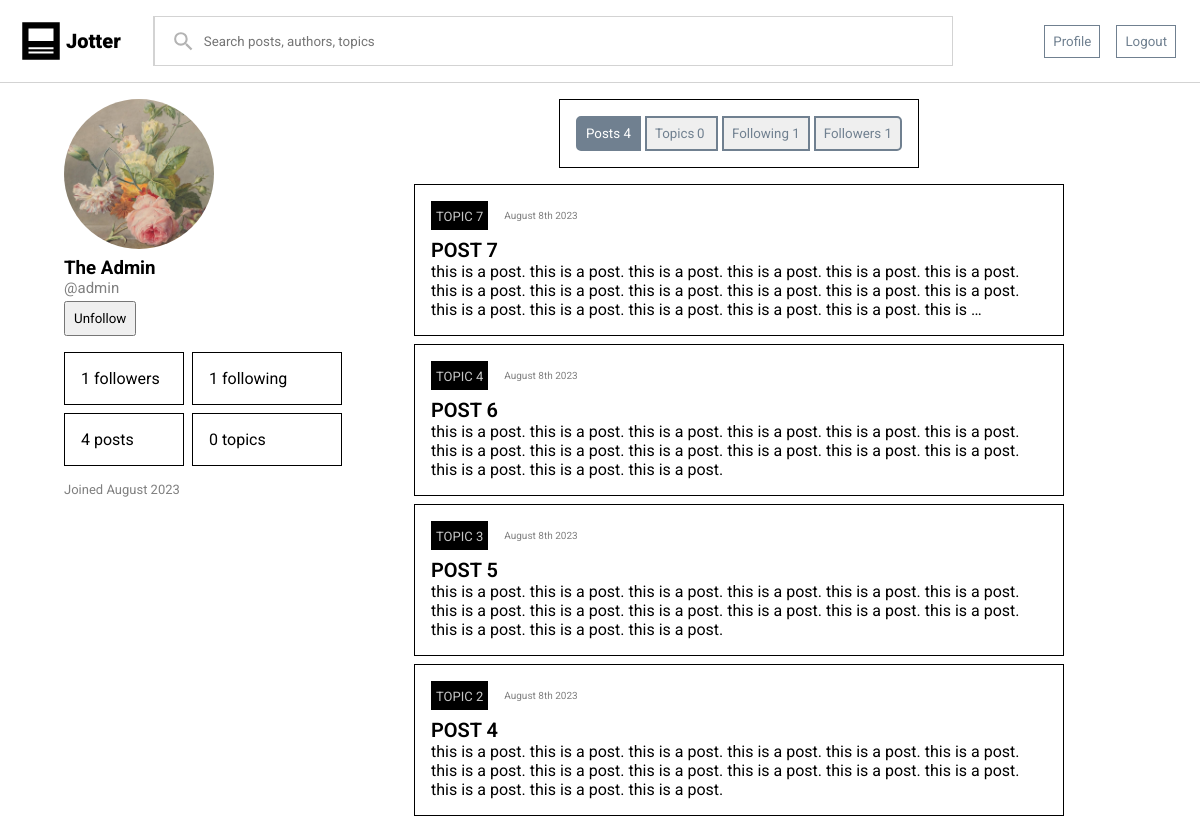
The page /accounts/profile/admin/ (signed in) on the database its author committed.
### accounts/models.py (models this page shows, shortened)
class CustomUser(AbstractUser):
    bio = models.TextField(max_length=500, blank=True)
    following = models.ManyToManyField('self', blank=True)
    followers = models.ManyToManyField('self', blank=True)
    socialLinks = models.TextField(blank=True)
    topics = models.ManyToManyField(Topic, blank=True, related_name='followers')

### blog/models.py (models this page shows, shortened)
class Post(models.Model):
    uuid = models.UUIDField(default=uuid4, auto_created=True)
    author = models.ForeignKey(settings.AUTH_USER_MODEL, on_delete=models.CASCADE)
    topic = models.ForeignKey(Topic, on_delete=models.CASCADE)
    title = models.CharField(max_length=150)
    text = models.TextField()
    dateAdded = models.DateTimeField(auto_now_add=True)
    slug = models.SlugField(null=False)
    tags = models.CharField(max_length=50)
    likes = models.ManyToManyField(settings.AUTH_USER_MODEL, through='Like', related_name='likedPosts')
    class Meta:
        ordering = ('-dateAdded',)

class Topic(models.Model):
    title = models.CharField(max_length=25)
    uuid = models.UUIDField(default=uuid4)
    def __str__(self):
        return self.title

### accounts/views.py (the view)
# urls.py: path('profile/<str:username>/', Profile.as_view(), name="profile"),
class Profile(DetailView):
    model = CustomUser
    slug_field = 'username'
    slug_url_kwarg = 'username'
    template_name = 'registration/profile.html'
    def get(self, request, *args, **kwargs):
        profile = super(Profile, self).get_object()
        posts = profile.post_set.all()
        comments = profile.comment_set.all()
        topics = profile.topics.all()
        followers = profile.followers.all()
        following = profile.following.all()
        likedPosts = profile.likedPosts.all()
        follow = False
        if profile in request.user.following.all():
            follow = True
        context = {'profile': profile, 'posts': posts, 'comments': comments, 'topics': topics, 'follow': follow, 'followers': followers, 'following': following, 'likedPosts': likedPosts}
        return render(request, self.template_name, context)

### accounts/templates/registration/profile.html (shortened to what this page needs)
{% extends "blog/base.html" %}
{% load static %}
{% block staticfiles %}
<link rel="stylesheet" href="{% static 'blog/css/blogPost.css' %}">
<link rel="stylesheet" href="{% static 'accounts/css/profile.css' %}">
<link rel="stylesheet" href="{% static 'accounts/css/topicTab.css' %}">
<link rel="stylesheet" href="{% static 'accounts/css/profileTab.css' %}">
{% endblock staticfiles %}
{% block content %}
<div class="profile">
    <div class="sidebar">
        <div class="profileImage"></div>
        <h3 class="name">{{ profile.get_full_name }}</h3>
        <p class="handle">@{{ profile.username }}</p>
        {% if request.user != profile %}
        {% if follow %}
        <button class="unfollow">Unfollow</button>
        {% else %}
        <button class="follow">Follow</button>
        {% endif %}
        {% endif %}
        <div class="stats">
            <div class="followers">{{ followers|length }} followers</div>
            <div class="following">{{ following|length }} following</div>
            <div class="posts">{{ posts|length }} posts</div>
            <div class="topics">{{ topics|length }} topics</div>
        </div>
        <div class="joined">Joined {{ profile.date_joined|date:"F o" }}</div>
    </div>
    <div class="main">
        <div class="profileNavbar">
            <ul>
                <li>
                    <button class="posts selected">
                        Posts
                        <span class="badge">{{ posts|length }}</span>
                    </button>
                </li>
                <li>
                    <button class="topics">
                        Topics
                        <span class="badge">{{ topics|length }}</span>
                    </button>
                </li>
                <li>
                    <button class="following">
                        Following
                        <span class="badge">{{ following|length }}</span>
                    </button>
                </li>
                <li>
                    <button class="followers">
                        Followers
                        <span class="badge">{{ followers|length }}</span>
                    </button>
                </li>
            </ul>
        </div>
        <div class="content">
            <div class="posts">
                {% for post in posts %}
                {% include 'blog/blogPost.html' %}
                {% endfor %}
            </div>
        </div>
    </div>
</div>
{% endblock content %}

### blog/templates/blog/blogPost.html
{% load static %}
<div class="post">
    <div class="header">
        <div class="topic"><a href="{% url 'blog:topicDetail' post.topic.uuid %}">{{ post.topic|upper }}</a></div>
        <div class="time">{{ post.dateAdded|date:"F jS o" }}</div>
    </div>
    <div class="title"><a href="{% url 'blog:postDetail' post.slug %}">{{ post.title|upper }}</a></div>
    <div class="content">{{ post.text|truncatewords:70 }}</div>
</div>

### blog/static/blog/css/base.css (style rules this page uses)
* { margin: 0; box-sizing: border-box; font-family: 'Roboto', sans-serif; }
body { width: 100vw; }
a { text-decoration: none; color: black; }
.main { padding: 8px 64px; width: 100%; }

### blog/static/blog/css/blogPost.css (style rules this page uses)
.post { border: 1px solid black; display: flex; flex-direction: column; margin: 8px; padding: 16px; }
.post > .header { display: flex; flex-direction: row; gap: 16px; margin-bottom: 8px; align-items: center; }
.title { font-weight: 600; font-size: 20px; }
.topic { border: 1px solid black; padding: 4px; background-color: black; }
.topic a { color: rgb(197, 197, 197); font-size: 13px; }
.time { font-size: 10px; color: grey; }

### accounts/static/accounts/css/profile.css (style rules this page uses)
.profile { display: flex; flex-direction: row; }
.profileImage { background-image: url('../img/profile.jpg'); background-position: center; background-size: cover; width: 150px; height: 150px; border-radius: 50%; margin: 8px 0; }
.handle { font-size: 15px; color: grey; }
.stats { margin: 16px 0; display: grid; grid-template-columns: 120px 150px; gap: 8px; }
.stats > * { border: 1px solid black; padding: 16px; }
.joined { font-size: 13px; color: grey; }
.main { width: 100%; }
.main ul { list-style-type: none; display: flex; flex-direction: row; gap: 4px; border: 1px solid black; padding: 16px; }
ul > li > button { border-radius: 0; border: 2px solid slategray; color: slategray; }
ul > li:first-child > button { border-radius: 5px 0 0 5px; }
ul > li:last-child > button { border-radius: 0 5px 5px 0; }
.profileNavbar { display: flex; flex-direction: row; justify-content: center; margin-bottom: 16px; }
.profileNavbar button { padding: 8px; transition: background-color 0.3s ease-in-out; }
button.selected { background-color: slategray; color: white; border: 2px solid slategray; }
.topics { display: grid; grid-template-columns: 50% 50%; gap: 6px; }
button.unfollow, button.follow { padding: 8px; margin-top: 4px; }

### accounts/static/accounts/css/profileTab.css (style rules this page uses)
* { box-sizing: border-box; }

### rows shown on the page
CustomUser: get_full_name "The Admin", username "admin", date_joined "August 2023"
Post: topic "TOPIC 7", dateAdded "August 8th 2023", title "POST 7", text "this is a post. this is a post. this is a post. this is a post. this is a post. this is a post. this is a post. this is a post. this is a post. this is a post. this is a post. this is a post. this is a post. this is a post. this is a post. this is a post. this is a post. this is …"
Post: topic "TOPIC 4", dateAdded "August 8th 2023", title "POST 6", text "this is a post. this is a post. this is a post. this is a post. this is a post. this is a post. this is a post. this is a post. this is a post. this is a post. this is a post. this is a post. this is a post. this is a post. this is a post."
Post: topic "TOPIC 3", dateAdded "August 8th 2023", title "POST 5", text "this is a post. this is a post. this is a post. this is a post. this is a post. this is a post. this is a post. this is a post. this is a post. this is a post. this is a post. this is a post. this is a post. this is a post. this is a post."
Post: topic "TOPIC 2", dateAdded "August 8th 2023", title "POST 4", text "this is a post. this is a post. this is a post. this is a post. this is a post. this is a post. this is a post. this is a post. this is a post. this is a post. this is a post. this is a post. this is a post. this is a post. this is a post."

### other values the page prints
{{ followers|length }} "1"
{{ following|length }} "1"
{{ posts|length }} "4"
{{ topics|length }} "0"
